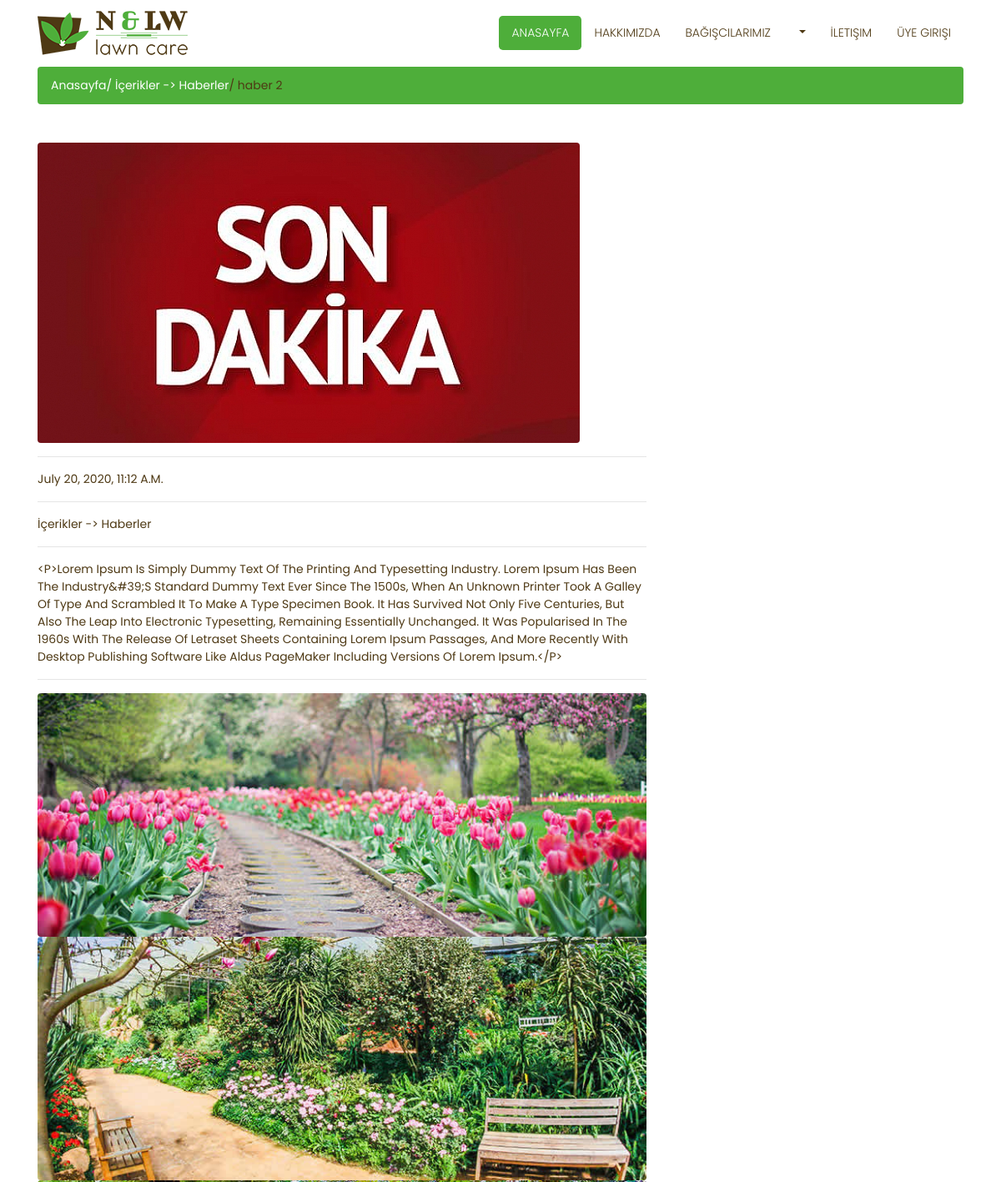
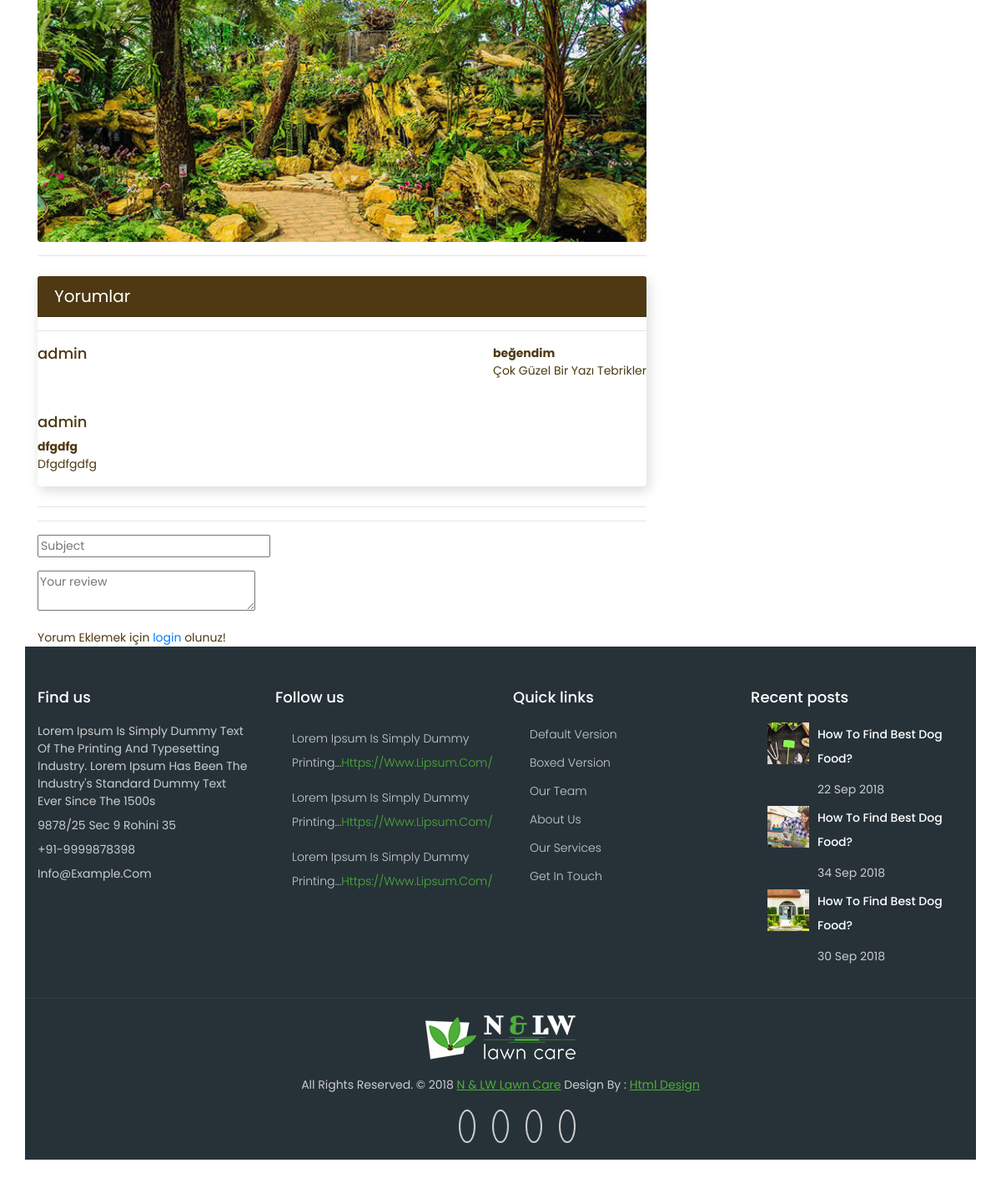
The app's page /product/4/0/ with its own data (2 pictures, top to bottom).
### content/models.py (models this page shows, shortened)
class Product(models.Model):
    STATUS = (
        ('True', 'Evet'),
        ('False', 'Hayır'),
    )
    category = models.ForeignKey(Category, on_delete=models.CASCADE)
    title = models.CharField(max_length=150)
    keywords = models.CharField(max_length=255)
    description = models.CharField(max_length=255)
    image = models.ImageField(blank=True, upload_to='images/')
    detail = RichTextUploadingField()
    slug = models.SlugField()
    status = models.CharField(max_length=10, choices=STATUS)
    create_at = models.DateTimeField(auto_now_add=True)
    update_at = models.DateTimeField(auto_now=True)

class Category(MPTTModel):
    STATUS = (
        ('True', 'Evet'),
        ('False', 'Hayır'),
    )
    title = models.CharField(max_length=30)
    description = models.CharField(max_length=255)
    keywords = models.CharField(max_length=255)
    image = models.ImageField(blank=True,upload_to='images/')
    status = models.CharField(max_length=10, choices=STATUS)
    slug = models.SlugField()
    parent = TreeForeignKey('self',blank=True, null=True, related_name='children', on_delete=models.CASCADE)
    create_at = models.DateTimeField(auto_now_add=True)
    update_at = models.DateTimeField(auto_now=True)
    class MPTTMeta:
        order_insertion_by = ['title']
    def __str__(self):
        full_path = [self.title]
        k = self.parent
        while k is not None:
            full_path.append(k.title)
            k = k.parent
        return ' -> '.join(full_path[::-1])

class Images(models.Model):
    icerik = models.ForeignKey(Product, on_delete=models.CASCADE)
    title = models.CharField(max_length=50)
    image = models.ImageField(blank=True, upload_to='images/')

class Comment(models.Model):
    STATUS = (
        ('New', 'Yeni'),
        ('True', 'Evet'),
        ('False', 'Hayır'),
    )
    product = models.ForeignKey(Product,on_delete=models.CASCADE)
    user = models.ForeignKey(User,on_delete=models.CASCADE)
    subject = models.CharField(max_length=50,blank=True)
    comment = models.TextField(max_length=200,blank=True)
    status = models.CharField(max_length=10,choices=STATUS,default='New')
    ip = models.CharField(blank=True,max_length=20)
    create_at = models.DateTimeField(auto_now_add=True)
    update_at = models.DateTimeField(auto_now=True)

### home/views.py (the view)
# urls.py: path('product/<int:id>/<slug:slug>/', views.product_detail, name='product_detail'),
def product_detail(request,id,slug):
    category = Category.objects.all()
    product = Product.objects.get(pk=id)
    comments = Comment.objects.filter(product_id=id, status='True')
    images= Images.objects.filter(icerik_id=id)
    context = {'product': product,'category': category, 'slug': slug,'images': images,'comments': comments}
    return render(request, 'product_detail.html',context)

### home/templates/product_detail.html (shortened to what this page needs)
{% extends "Homebase.html" %}
{% block body %}
    <div class="container">
        <div class="breadcrumb-main">
            <ol class="breadcrumb">
                <li class="breadcrumb-item">
                    <a href="/">Anasayfa</a>
                </li>
                <li> <a class="breadcrumb-item active" href="/category/{{ product.category_id }}/{{ product.category.slug }}"> / {{ product.category }}</a></li>
                <li class="breadcrumb-item active"> / {{ product.title }}</li>
            </ol>
        </div>
        <div class="about-main">
            <div class="row">
                <div class="col-lg-8">
                <img class="img-fluid rounded" src="{{ product.image.url}}" alt="" />
                    <hr>
                    <p>{{ product.create_at}}</p>
                    <hr>
                    <p> {{ product.category}} </p>
                    <hr>
                    <p>{{ product.detail}}</p>
                    <hr>
                    {% for rs in images %}
                    <img class="img-fluid rounded" src="{{ rs.image.url}}" alt="" />
                    {% endfor %}
                <hr>
                <div class="blog-right-side">
				<div class="card my-4">
					<h5 class="card-header">Yorumlar</h5>
                <hr>
                <div class="media mb-4">
                    {% for rs in comments %}
            <div class="media-body">
              <h5 class="mt-0">{{ rs.user.username}}</h5>
            </div>
                        <div><b>{{ rs.subject }}</b>
                                        <p>{{ rs.comment }}</p>
                                    </div>
          </div>
{% endfor %}
                 <hr>
                 <hr>
                <div>
                                <form class="form-style-9" action="/content/addcomment/{{ product.id }}" method="post" >
                                    <div class="form-group">
                                        <input class="field-style field-split align-middle" type="text" name="subject" id="id_subject" placeholder="Subject"/>
                                    </div>
                                    <div class="form-group">
                                        <textarea class="field-style" name="comment" id="id_comment" placeholder="Your review"></textarea>
                                    </div>
                                    {% if user.id is not None %}
                                        <button class="btn-info">Send Comment</button>
                                    {% else %}
                                        Yorum Eklemek için <a href="/login">login</a>  olunuz!
                                    {% endif %}
                                </form>
                            </div>
                </div>
            </div>
{% endblock %}

### home/static/css/style.css (style rules this page uses)
body { padding-top: 54px; font-family: 'Poppins', sans-serif; font-size: 14px; color: #4e3914; }
@media (min-width: 992px) { body { padding-top: 80px; } }
.about-main { padding: 30px 0px; }
.about-main h5 { font-size: 18px; }
.about-main p { font-size: 14px; text-transform: capitalize; }
.breadcrumb-main .breadcrumb { background: #4eae3a; }
.breadcrumb-main .breadcrumb li a { color: #ffffff; }
.breadcrumb-main .breadcrumb li { color: #4e3914; }
.blog-right-side .card { box-shadow: 3px 5px 15px rgba(0,0,0, .15); border: none; }
.blog-right-side .card h5.card-header { background-color: #4e3914; color: #ffffff; font-size: 20px; font-weight: 400; }

### records on screen
Product: category "İçerikler -> Haberler", title "haber 2", image (picture), create_at "July 20, 2020, 11:12 A.m.", detail "<p>Lorem Ipsum Is Simply Dummy Text Of The Printing And Typesetting Industry. Lorem Ipsum Has Been The Industry&#39;s Standard Dummy Text Ever Since The 1500s, When An Unknown Printer Took A Galley Of Type And Scrambled It To Make A Type Specimen Book. It Has Survived Not Only Five Centuries, But Also The Leap Into Electronic Typesetting, Remaining Essentially Unchanged. It Was Popularised In The 1960s With The Release Of Letraset Sheets Containing Lorem Ipsum Passages, And More Recently With Desktop Publishing Software Like Aldus PageMaker Including Versions Of Lorem Ipsum.</P>"
Images: image (picture)
Images: image (picture)
Images: image (picture)
Comment: user.username "admin", subject "beğendim", comment "Çok Güzel Bir Yazı Tebrikler"
Comment: user.username "admin", subject "dfgdfg", comment "Dfgdfgdfg"
